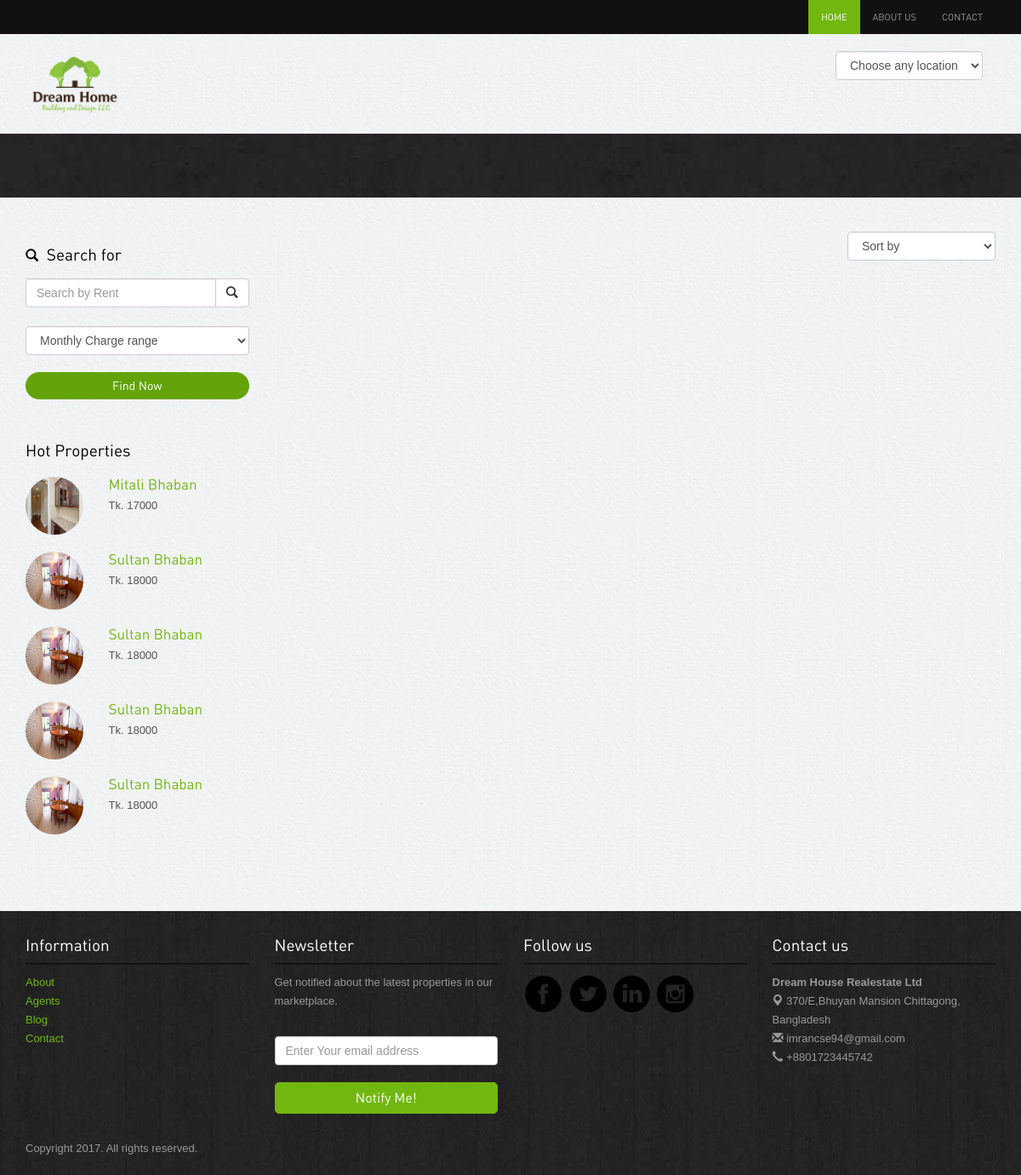
/buysalerent.php, run on the app's committed database.
### tables this page shows
CREATE TABLE `property` (
  `id` int(11) NOT NULL,
  `name` varchar(50) NOT NULL,
  `charge` decimal(15,2) NOT NULL,
  `address` varchar(100) NOT NULL,
  `floor_space` decimal(10,2) NOT NULL,
  `gas` varchar(50) NOT NULL,
  `water` varchar(50) NOT NULL,
  `electricity` varchar(50) NOT NULL,
  `image1` text NOT NULL,
  `image2` text NOT NULL,
  `image3` text NOT NULL,
  `image4` text NOT NULL,
  `city` varchar(50) NOT NULL,
  `updated` timestamp NOT NULL DEFAULT CURRENT_TIMESTAMP ON UPDATE CURRENT_TIMESTAMP,
  `property_type` varchar(30) NOT NULL,
  `description` text NOT NULL,
  `owner_name` varchar(50) NOT NULL,
  `owner_contact` varchar(20) NOT NULL,
  `bed_room` int(11) NOT NULL,
  `wash_room` int(11) NOT NULL,
  `living_room` int(11) NOT NULL,
  `kitchen` int(11) NOT NULL,
  `parking` int(11) NOT NULL
);

### buysalerent.php (the view, shortened to what this page needs)
<?php include'include/header.php'; ?>
<div class="inside-banner">
    <div class="container">
    </div>
</div>
<div class="container">
    <div class="properties-listing spacer">
        <div class="row">
            <div class="col-lg-3 col-sm-4 ">
                <form action="buysalerent.php" method="get">
                    <div class="search-form"><h4><span class="glyphicon glyphicon-search"></span> Search for</h4>
                        <div class="input-group">
                            <input name="serch_by_charge" class="form-control" placeholder="Search by Rent" type="text">
                            <span class="input-group-btn">
                                <button type="submit" class="btn btn-default" type="button"><span class="glyphicon glyphicon-search"></span></button>
                            </span>
                        </div>
                </form>
                <br>
                <form action="" >
                    <div class="row">
                        <div class="col-lg-12">
                            <select class="form-control" name="price_range">
                                <option value="">Monthly Charge range</option>
                            </select>
                        </div>
                    </div>
                    <button type="submit" class="btn btn-primary">Find Now</button>
            </div>
            <div class="hot-properties hidden-xs">
                <h4>Hot Properties</h4>
                <?php
                $s_pro = "select * from property where charge > 12000";
                $res_pro = mysqli_query($db, $s_pro);
                $counter=0;
                while ($row_pro=  mysqli_fetch_assoc($res_pro)){
                    if($counter==5)
                        break;
                    $counter++;
                ?>
                <div class="row">
                    <div class="col-lg-4 col-sm-5"><img src="<?php echo"uploads/" . $row_pro['image1']; ?>" class="img-responsive img-circle" alt="properties"></div>
                    <div class="col-lg-8 col-sm-7">
                        <h5><a href="property-detail.php?prodId=<?php echo$row_pro['id']; ?>&apprt_name=<?php echo$row_pro['name']; ?>"><?php echo$row_pro['name']; ?></a></h5>
                        <p class="price">Tk. <?php echo(int)($row_pro['charge']); ?></p> </div>
                </div>
                <?php
                }
                ?>
            </div>
        </div>
        <div class="col-lg-9 col-sm-8">
            <div class="sortby clearfix">
                <form action="buysalerent.php" method="get">
                    <div class="pull-right">
                        <select class="form-control" name="order" onchange="this.form.submit()">
                            <option>Sort by</option>
                        </select>
                    </div>
                </form>
            </div>
        </div>
    </div>
</div>
<?php include'include/footer.php'; ?>

### assets/style.css (style rules this page uses)
body { color:#555; font:normal 13px/22px Arial; background:url(../images/bgmain.png) #eee; }
h1,h2,h3,h4,h5 { font-weight:normal; font-family: din;margin: 0;padding: 0;color: #000 }
h4 { margin: 10px 0; font-size: 19px; }
h5 { margin: 0 0 5px 0; font-size: 17px; }
h4 span { margin-right: 5px; font-size: 15px; }
p { margin-bottom: 30px; }
a { color:#72b70f; text-decoration:none;outline: none; }
.spacer { margin-top: 40px;margin-bottom:40px; }
select,input { outline: 0; margin-bottom: 20px; }
.btn { border-radius: 5px; font-family: din; outline: none; }
.btn-primary { background: #64a30a;border:none;width: 100%;border-radius: 20px; }
.inside-banner { background:url(../images/bginside.jpg) #222;color: #fff; padding: 30px 0; }
.search-form { margin-bottom: 50px; }
.search-form h4 { margin: 17px 0; }
.hot-properties { margin-bottom: 50px; }
.hot-properties img { width: 68px; height: 68px; }
.hot-properties h4 { margin-bottom: 20px; }
.hot-properties .row { margin-bottom: 20px; }
.hot-properties .row p { margin-bottom: 5px; }

### data on the page
property: image1 (picture), name "Mitali Bhaban", charge "17000"
property: image1 (picture), name "Sultan Bhaban", charge "18000"
property: image1 (picture), name "Sultan Bhaban", charge "18000"
property: image1 (picture), name "Sultan Bhaban", charge "18000"
property: image1 (picture), name "Sultan Bhaban", charge "18000"
